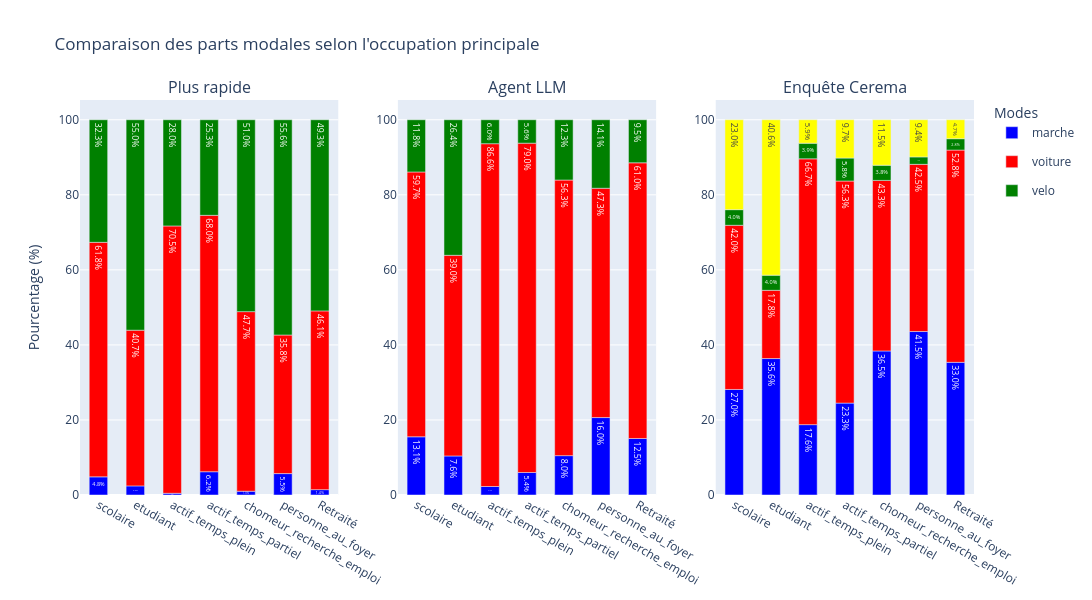

The notebook cell saved with this chart:
### Code cell
bar_graph(moves, cerema["parts_modales_2023"]["occupation"], "Comparaison des parts modales selon l'occupation principale", x_name="Occupation principale")

### Figure 1 — Plotly figure (JSON) as saved in the notebook; plotly's stock layout.template omitted (floating-point values rounded to 4 significant figures)
{"data": [{"legendgroup": "marche", "marker": {"color": "blue"}, "name": "marche", "showlegend": true, "text": ["4.783342712436691", "2.384500745156483", "0.44568245125348194", "6.167400881057269", "1.0050251256281406", "5.529953917050691", "1.3818181818181818"], "textposition": "inside", "texttemplate": "%{text:.1f}%", "type": "bar", "x": ["scolaire", "etudiant", "actif_temps_plein", "actif_temps_partiel", "chomeur_recherche_emploi", "personne_au_foyer", "Retraité"], "xaxis": "x", "y": [85, 16, 16, 56, 4, 36, 19], "yaxis": "y"}, {"legendgroup": "voiture", "marker": {"color": "red"}, "name": "voiture", "showlegend": true, "text": ["61.78953292065279", "40.68554396423249", "70.47353760445682", "67.95154185022027", "47.73869346733669", "35.79109062980031", "46.10909090909091"], "textposition": "inside", "texttemplate": "%{text:.1f}%", "type": "bar", "x": ["scolaire", "etudiant", "actif_temps_plein", "actif_temps_partiel", "chomeur_recherche_emploi", "personne_au_foyer", "Retraité"], "xaxis": "x", "y": [1098, 273, 2530, 617, 190, 233, 634], "yaxis": "y"}, {"legendgroup": "velo", "marker": {"color": "green"}, "name": "velo", "showlegend": true, "text": ["32.30163196398424", "54.992548435171386", "27.99442896935933", "25.33039647577093", "51.005025125628144", "55.60675883256528", "49.309090909090905"], "textposition": "inside", "texttemplate": "%{text:.1f}%", "type": "bar", "x": ["scolaire", "etudiant", "actif_temps_plein", "actif_temps_partiel", "chomeur_recherche_emploi", "personne_au_foyer", "Retraité"], "xaxis": "x", "y": [574, 369, 1005, 230, 203, 362, 678], "yaxis": "y"}, {"legendgroup": "transports_collectifs", "marker": {"color": "yellow"}, "name": "transports_collectifs", "showlegend": true, "text": [], "textposition": "inside", "texttemplate": "%{text:.1f}%", "type": "bar", "x": [], "xaxis": "x", "y": [], "yaxis": "y"}, {"legendgroup": "marche", "marker": {"color": "blue"}, "name": "marche", "showlegend": false, "text": ["13.111986494091166", "7.600596125186289", "2.1448467966573816", "5.39647577092511", "8.040201005025125", "15.97542242703533", "12.509090909090908"], "textposition": "inside", "texttemplate": "%{text:.1f}%", "type": "bar", "x": ["scolaire", "etudiant", "actif_temps_plein", "actif_temps_partiel", "chomeur_recherche_emploi", "personne_au_foyer", "Retraité"], "xaxis": "x2", "y": [233, 51, 77, 49, 32, 104, 172], "yaxis": "y2"}, {"legendgroup": "voiture", "marker": {"color": "red"}, "name": "voiture", "showlegend": false, "text": ["59.65109735509285", "39.046199701937404", "86.57381615598887", "78.9647577092511", "56.28140703517588", "47.31182795698925", "61.018181818181816"], "textposition": "inside", "texttemplate": "%{text:.1f}%", "type": "bar", "x": ["scolaire", "etudiant", "actif_temps_plein", "actif_temps_partiel", "chomeur_recherche_emploi", "personne_au_foyer", "Retraité"], "xaxis": "x2", "y": [1060, 262, 3108, 717, 224, 308, 839], "yaxis": "y2"}, {"legendgroup": "velo", "marker": {"color": "green"}, "name": "velo", "showlegend": false, "text": ["11.761395610579628", "26.37853949329359", "6.0445682451253475", "5.616740088105727", "12.311557788944723", "14.132104454685098", "9.527272727272727"], "textposition": "inside", "texttemplate": "%{text:.1f}%", "type": "bar", "x": ["scolaire", "etudiant", "actif_temps_plein", "actif_temps_partiel", "chomeur_recherche_emploi", "personne_au_foyer", "Retraité"], "xaxis": "x2", "y": [209, 177, 217, 51, 49, 92, 131], "yaxis": "y2"}, {"legendgroup": "transports_collectifs", "marker": {"color": "yellow"}, "name": "transports_collectifs", "showlegend": false, "text": [], "textposition": "inside", "texttemplate": "%{text:.1f}%", "type": "bar", "x": [], "xaxis": "x2", "y": [], "yaxis": "y2"}, {"legendgroup": "marche", "marker": {"color": "blue"}, "name": "marche", "showlegend": false, "text": ["27.0", "35.64356435643564", "17.647058823529413", "23.300970873786408", "36.53846153846153", "41.509433962264154", "33.0188679245283"], "textposition": "inside", "texttemplate": "%{text:.1f}%", "type": "bar", "x": ["scolaire", "etudiant", "actif_temps_plein", "actif_temps_partiel", "chomeur_recherche_emploi", "personne_au_foyer", "Retraité"], "xaxis": "x3", "y": [27, 36, 18, 24, 38, 44, 35], "yaxis": "y3"}, {"legendgroup": "voiture", "marker": {"color": "red"}, "name": "voiture", "showlegend": false, "text": ["42.0", "17.82178217821782", "66.66666666666666", "56.310679611650485", "43.269230769230774", "42.45283018867924", "52.83018867924528"], "textposition": "inside", "texttemplate": "%{text:.1f}%", "type": "bar", "x": ["scolaire", "etudiant", "actif_temps_plein", "actif_temps_partiel", "chomeur_recherche_emploi", "personne_au_foyer", "Retraité"], "xaxis": "x3", "y": [42, 18, 68, 58, 45, 45, 56], "yaxis": "y3"}, {"legendgroup": "velo", "marker": {"color": "green"}, "name": "velo", "showlegend": false, "text": ["4.0", "3.9603960396039604", "3.9215686274509802", "5.825242718446602", "3.8461538461538463", "1.8867924528301887", "2.8301886792452833"], "textposition": "inside", "texttemplate": "%{text:.1f}%", "type": "bar", "x": ["scolaire", "etudiant", "actif_temps_plein", "actif_temps_partiel", "chomeur_recherche_emploi", "personne_au_foyer", "Retraité"], "xaxis": "x3", "y": [4, 4, 4, 6, 4, 2, 3], "yaxis": "y3"}, {"legendgroup": "transports_collectifs", "marker": {"color": "yellow"}, "name": "transports_collectifs", "showlegend": false, "text": ["23.0", "40.5940594059406", "5.88235294117647", "9.70873786407767", "11.538461538461538", "9.433962264150944", "4.716981132075472"], "textposition": "inside", "texttemplate": "%{text:.1f}%", "type": "bar", "x": ["scolaire", "etudiant", "actif_temps_plein", "actif_temps_partiel", "chomeur_recherche_emploi", "personne_au_foyer", "Retraité"], "xaxis": "x3", "y": [23, 41, 6, 10, 12, 10, 5], "yaxis": "y3"}], "layout": {"annotations": [{"font": {"size": 16}, "showarrow": false, "text": "Plus rapide", "x": 0.1444, "xanchor": "center", "xref": "paper", "y": 1.0, "yanchor": "bottom", "yref": "paper"}, {"font": {"size": 16}, "showarrow": false, "text": "Agent LLM", "x": 0.5, "xanchor": "center", "xref": "paper", "y": 1.0, "yanchor": "bottom", "yref": "paper"}, {"font": {"size": 16}, "showarrow": false, "text": "Enquête Cerema", "x": 0.8556, "xanchor": "center", "xref": "paper", "y": 1.0, "yanchor": "bottom", "yref": "paper"}], "bargap": 0.5, "barmode": "relative", "barnorm": "percent", "height": 600, "legend": {"title": {"text": "Modes"}}, "title": {"text": "Comparaison des parts modales selon l'occupation principale"}, "width": 1300, "xaxis": {"anchor": "y", "categoryarray": ["scolaire", "etudiant", "actif_temps_plein", "actif_temps_partiel", "chomeur_recherche_emploi", "personne_au_foyer", "Retraité"], "categoryorder": "array", "domain": [0.0, 0.2889], "showgrid": false, "type": "category"}, "xaxis2": {"anchor": "y2", "categoryarray": ["scolaire", "etudiant", "actif_temps_plein", "actif_temps_partiel", "chomeur_recherche_emploi", "personne_au_foyer", "Retraité"], "categoryorder": "array", "domain": [0.3556, 0.6444], "showgrid": false, "type": "category"}, "xaxis3": {"anchor": "y3", "categoryarray": ["scolaire", "etudiant", "actif_temps_plein", "actif_temps_partiel", "chomeur_recherche_emploi", "personne_au_foyer", "Retraité"], "categoryorder": "array", "domain": [0.7111, 1.0], "showgrid": false, "type": "category"}, "yaxis": {"anchor": "x", "domain": [0.0, 1.0], "title": {"text": "Pourcentage (%)"}}, "yaxis2": {"anchor": "x2", "domain": [0.0, 1.0]}, "yaxis3": {"anchor": "x3", "domain": [0.0, 1.0]}}}
